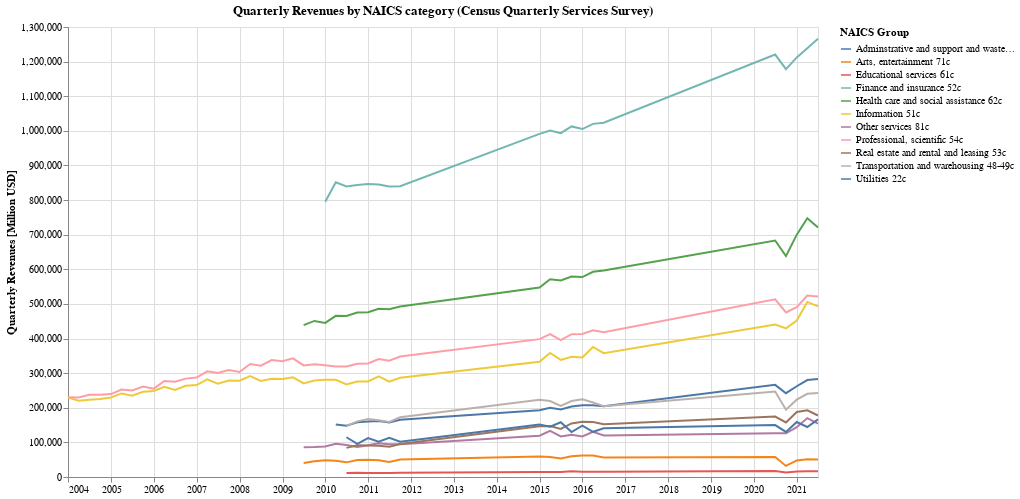

The code cell stored with this chart in its notebook:
### Markdown cell above
### What is the revenue trend compared accross industries?

### Code cell
# Melt and re-aggregate to combine preliminary and final revisions (via average)
tmp = revfinal[cats].reset_index().melt(id_vars=['dt']).copy()
categories_agg = tmp.groupby(['dt', 'variable']).mean().reset_index()

alt.Chart(categories_agg).mark_line().encode(
    alt.X('dt', axis=alt.Axis(title=None)),
    alt.Y('value:Q', axis=alt.Axis(title='Quarterly Revenues [Million USD]')),
    alt.Color('variable:N', title="NAICS Group"),
    tooltip=[alt.Tooltip('dt:T', format="%b %Y"), alt.Tooltip('variable:N'), alt.Tooltip('value:Q', format="$,d")]
).properties(
    title="Quarterly Revenues by NAICS category (Census Quarterly Services Survey)",
    background="white",
    width=750,
    height=450
)

### Figure 1 — Vega-Lite specification as saved in the notebook (floating-point values rounded to 4 significant figures; data arrays with more than 128 entries replaced by an {"elided": "..."} marker saying what was removed)
{"config": {"view": {"continuousWidth": 400, "continuousHeight": 300}}, "data": {"name": "data-33193df8f17f99cfe60a54ea70e986fd"}, "mark": "line", "background": "white", "encoding": {"color": {"type": "nominal", "field": "variable", "title": "NAICS Group"}, "tooltip": [{"type": "temporal", "field": "dt", "format": "%b %Y"}, {"type": "nominal", "field": "variable"}, {"type": "quantitative", "field": "value", "format": "$,d"}], "x": {"type": "temporal", "axis": {"title": null}, "field": "dt"}, "y": {"type": "quantitative", "axis": {"title": "Quarterly Revenues [Million USD]"}, "field": "value"}}, "height": 450, "title": "Quarterly Revenues by NAICS category (Census Quarterly Services Survey)", "width": 750, "$schema": "https://vega.github.io/schema/vega-lite/v4.8.1.json", "datasets": {"data-33193df8f17f99cfe60a54ea70e986fd": {"elided": "484 records"}}}
